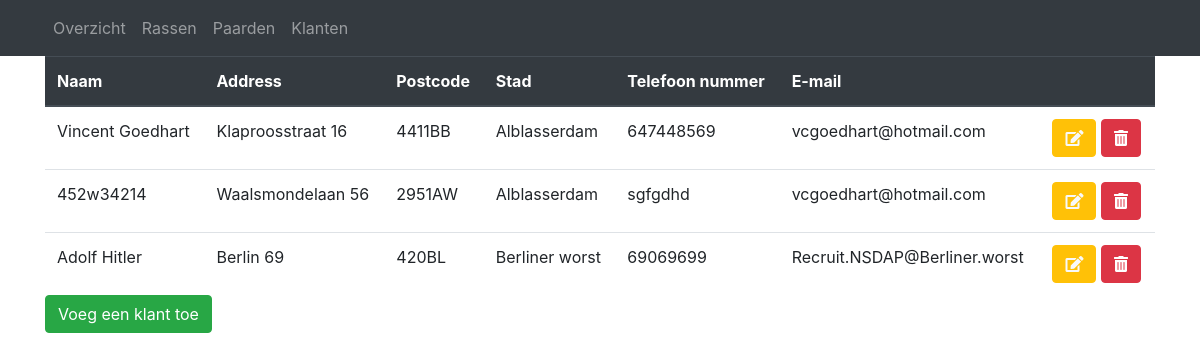
The app's page /customer/index with its own data.
### tables this page shows
CREATE TABLE IF NOT EXISTS `customer` (
  `id` int(11) NOT NULL,
  `name` varchar(50) NOT NULL,
  `adres` varchar(50) NOT NULL,
  `postal_code` varchar(7) NOT NULL,
  `town` varchar(50) NOT NULL,
  `phone` varchar(11) NOT NULL,
  `email` varchar(100) NOT NULL
);

### core/core.php (called while the page is built, shortened)
<?php
function render($filename, $data = null)
{
	require(ROOT . 'view/templates/header.php');
	require(ROOT . 'view/' . $filename . '.php');
	require(ROOT . 'view/templates/footer.php');
}

### controller/CustomerController.php (called while the page is built, shortened)
<?php
require(ROOT . "model/CustomerModel.php");
function index(){
	$customers = getAllCustomers();
	render("customer/index", array('customers' => $customers));
}

### public/index.php (called while the page is built, shortened)
<?php
require(ROOT . "core/core.php");
route();

### model/CustomerModel.php (called while the page is built, shortened)
<?php
function getAllCustomers()
{
	$db = openDatabaseConnection();
	$sql = "SELECT * FROM customer";
	$query = $db->prepare($sql);
	$query->execute();
	return $query->fetchAll();
}

### view/customer/index.php (the view)
<div class="container">
	<table class="table m-0">
		<thead class="thead-dark">
			<tr>
				<th scope="col">Naam</th>
				<th scope="col">Address</th>
				<th scope="col">Postcode</th>
				<th scope="col">Stad</th>
				<th scope="col">Telefoon nummer</th>
				<th scope="col">E-mail</th>
				<th scope="col"></th>
			</tr>
		</thead>
		<tbody>
			<?php foreach ($customers as $row) { ?>
				<tr>
					<td><?= $row['name'] ?></td>
					<td><?= $row['adres'] ?></td>
					<td><?= $row['postal_code'] ?></td>
					<td><?= $row['town'] ?></td>
					<td><?= $row['phone'] ?></td>
					<td><?= $row['email'] ?></td>
					<td>
						<a href="<?= URL ?>customer/edit/<?= $row['id'] ?>" class="btn btn-warning"><i class="text-light fas fa-edit"></i></a>
						<a href="<?= URL ?>customer/delete/<?= $row['id'] ?>" class="btn btn-danger"><i class="fas fa-trash-alt"></i></a>
					</td>
				</tr>
			<?php } ?>
		</tbody>
	</table>
	<a href="<?= URL ?>customer/create" class="btn btn-success">Voeg een klant toe</a>
</div>

### public/css/style.css (style rules this page uses)
a { text-decoration: none; color: black; }

### records on screen
customer: name "Vincent Goedhart", adres "Klaproosstraat 16", postal_code "4411BB", town "Alblasserdam", phone "647448569", email "vcgoedhart@hotmail.com"
customer: name "452w34214", adres "Waalsmondelaan 56", postal_code "2951AW", town "Alblasserdam", phone "sgfgdhd", email "vcgoedhart@hotmail.com"
customer: name "Adolf Hitler", adres "Berlin 69", postal_code "420BL", town "Berliner worst", phone "69069699", email "Recruit.NSDAP@Berliner.worst"
